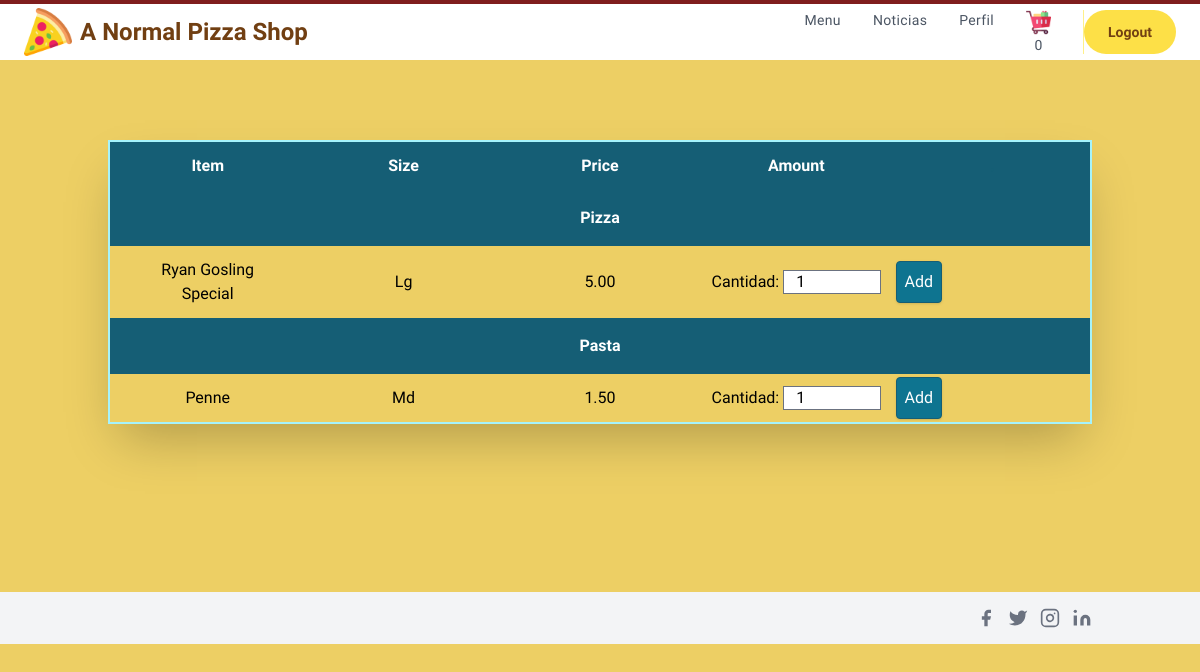
The page / (signed in) on the database as committed earlier.
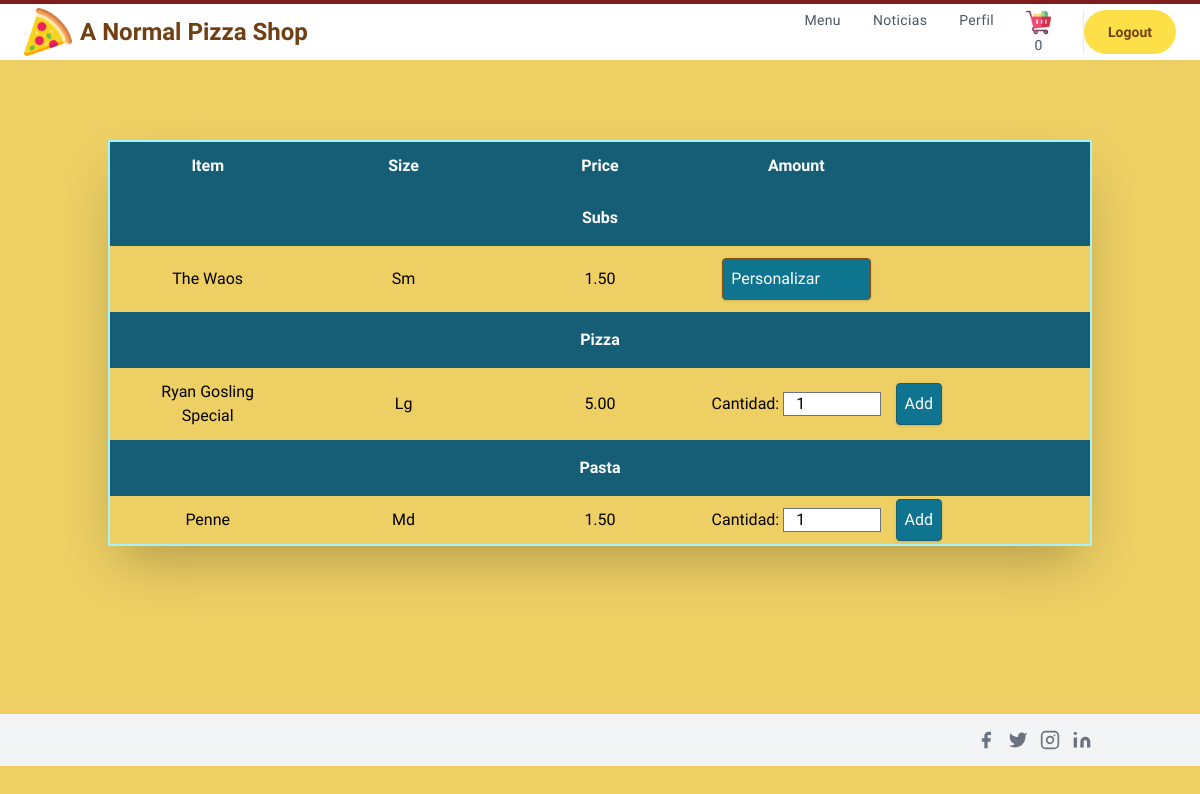
The same page on the database as committed later.
### orders/models.py (models this page shows, shortened)
class Menu_Item(models.Model):
    MENU_CATEGORIES = (
    ('Pizza', 'Pizza'),
    ('Pasta', 'Pasta'),
    ('Subs', 'Subs'),
    ('Salad', 'Salad'),
    ('Dinner_Platter', 'Dinner_Platter'),
    ('Topping', 'Topping'),
    ('Extra', 'Extra'),
    ('Dessert', 'Dessert'),
    ('Pastry', 'Pastry'),
    ('Main', 'Main'),
    ('Appetizer', 'Appetizer'),
    ('Side', 'Side'),
    ('Miscellaneous', 'Miscellaneous')
    )
    SIZE_CATEGORIES = (
    ('Sm', 'Small'),
    ('Md', 'Medium'),
    ('Lg', 'Large'),
    ('XL', 'Extra_Large')
    )
    category = models.CharField(max_length=36, null=True, blank=True,
                                choices=MENU_CATEGORIES,
                                help_text='Categoría del elemento del menú.')
    name = models.CharField(max_length=128,
                            help_text='Nombre del elemento del menú')
    price =  models.DecimalField(max_digits=4, null=True, blank=True,
                                decimal_places=2, default=0.00)
    sizes = models.CharField(max_length=4, null=True, blank=True,
                                choices=SIZE_CATEGORIES,
                                help_text='Ingrese el tamaños \
                                            del elemento del menú')
    toppings = models.CharField( max_length=400, blank=True, null=True,
                                help_text='Introducir ingredientes')
    num_toppings = models.CharField(max_length=10, blank=True, null=True)

### orders/views.py (the view)
# urls.py: path("", views.index, name="index"),
def index(request):
    if not request.user.is_authenticated:
        return render(request, "login.html", {"message": None})
    Menu = Menu_Item.objects.exclude(category__icontains="Topping").exclude(
        category__icontains="Extra"
    )
    Orders = Order.objects.filter(owner=request.user.profile, is_ordered=False)
    Cart = []
    item_count = 0
    if Orders.exists():
        user_order = Orders[0]
        user_order_items = user_order.ordered_items.all()
        Cart = [menu_item.menu_item for menu_item in user_order_items]
        item_count = user_order.ordered_items.count()
    context = {
        "current_order_products": Cart,
        "item_count": item_count,
        "user": request.user,
        "menu_item": Menu.order_by("-category"),
    }
    return render(request, "index.html", context)

### orders/templates/index.html (shortened to what this page needs)
{% extends "layout.html" %}
{%block template%}
  <div class="container px-5 py-20 mx-auto flex flex-wrap items-center">
    <table  class="shadow-2xl border-2 border-cyan-200 w-full md:table-fixed content-center">
      <thead class="text-white">
        <tr>
          <th scope="col" class="py-3 bg-cyan-800">Item</th>
          <th scope="col" class="py-3 bg-cyan-800">Size</th>
          <th scope="col" class="py-3 bg-cyan-800">Price</th>
          <th scope="col" class="py-3 bg-cyan-800">Amount</th>
          <th scope="col" class="py-3 bg-cyan-800 text-cyan-800">.</th>
        </tr>
      </thead>
      <tbody>
        {% for item in menu_item %}
        {% ifchanged item.category %}
        <tr id="{{item.category}}">
          <th scope="col" colspan="5" class="py-3 bg-cyan-800 py-4">
            <h2 class="text-white"> {{ item.category }} </h2>
          </th>
        </tr>
        {% endifchanged %}
        <tr>
          <td class="py-3 px-6">{{item.name}}</td>
          <td class="py-3 px-6">{{item.sizes}}</td>
          <td class="py-3 px-6">{{item.price}}</td>
          {% if item.category == "Pizza" and "Topping" in item.name %}
          <td class="py-3 px-6">
            <a class="bg-cyan-700 border border-yellow-800 shadow p-2 rounded text-white flex items-center focus:outline-none focus:shadow-outline" href="{% url 'customize_order' item.name %}" >Personalizar</a></td>
        {% elif item.category == "Subs" %}
        <td class="py-3 px-6"><a href="{% url 'customize_order' item.name %}" class="bg-cyan-700 border border-yellow-800 shadow p-2 rounded text-white flex items-center focus:outline-none focus:shadow-outline">Personalizar</a></td>
      {% else %}
        <form class="" action="{% url 'add_to_cart' item.id %}" method="post">
        <td>
          <label for="qauntity">Cantidad:</label>
          <input name="quantity" id="quantity" type="number" value=1 min=1 max=30 class="h-6 w-13">
          <td>
            <button type="submit" class="bg-cyan-700 border border-cyan-800 shadow p-2 rounded text-white flex items-center focus:outline-none focus:shadow-outline">Add</button></td>
          </td>
        </form>
      {%endif%}
        </tr>
        {% endfor %}
      </tbody>
    </table>
    <br>
  </div>
{%endblock%}

Rows that differ between the two databases and show on the page:
added Menu_Item: category "Subs", name "The Waos", sizes "Sm", price "1.50", shows "Personalizar"
